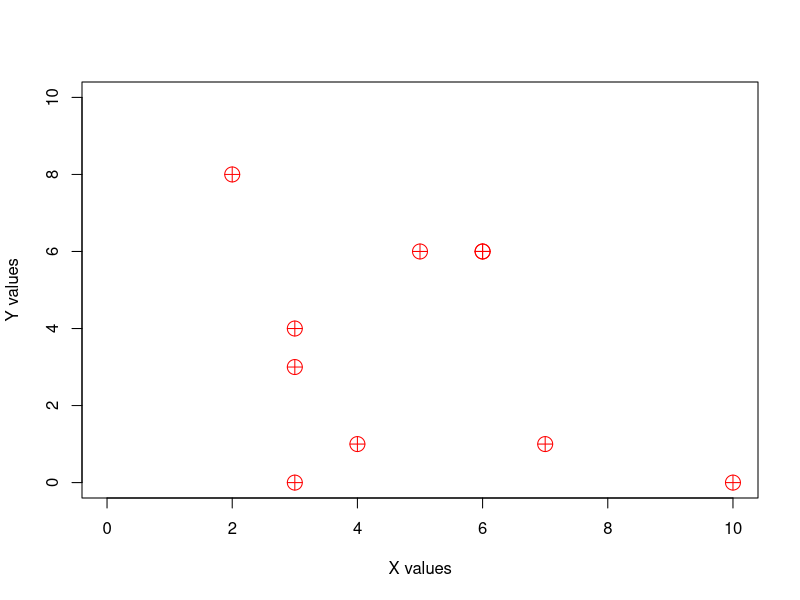

Source code (R):

# #point ploter prototype, Uncomment this and comment out the other functions to test out
pointPlotter <-function () {
   
    x_list <- list()
    y_list <- list()

    for( i in 1:10){
            rando_x <- sample(0:10, 1)
            rando_y <- sample(0:10, 1)
        x_list <- append(x_list, rando_x)
        y_list <- append(y_list, rando_y)
    }

    print("here is rando x")
    print(rando_x)
    print("here is rando y")
    print(rando_y)

    plot(0, 0, xlim = c(0, 10), ylim = c(0, 10), type = "n", xlab = "X values", ylab = "Y values")
    points(x_list, y_list, pch = 10, cex = 2, col = "red")
}

pointPlotter()




##guess validator demo Uncomment to test out this and comment out other functions to test out.
##looping through a list
# rando_gx <- sample(0:3, 1)
# rando_gy <- sample(0:3, 1)

# guessValidator <- function(x , y){

# print("Start of VAlidator/////////////")

# x_list <- list(1,2,3,4,5)
# y_list <- list(10,9,8,7,6)

#     print("starting check")
#     print(length(x_list))

#     for( i in 1:length(x_list)){
#         if((x == x_list[i]) && (y == y_list[i])){
#             print("You already guessed this spot")
#             print("here is x")
#             print(x)
#             print("here is x_list at this iteration")
#             print(x_list[i])
#             print("here is y")
#             print(y)
#             print("here is x_list at this iteration")
#             print(y_list[i])

#         }else{
#             print("NO match yet")
#         }
#     }
# }

# guessValidator(5,6)


